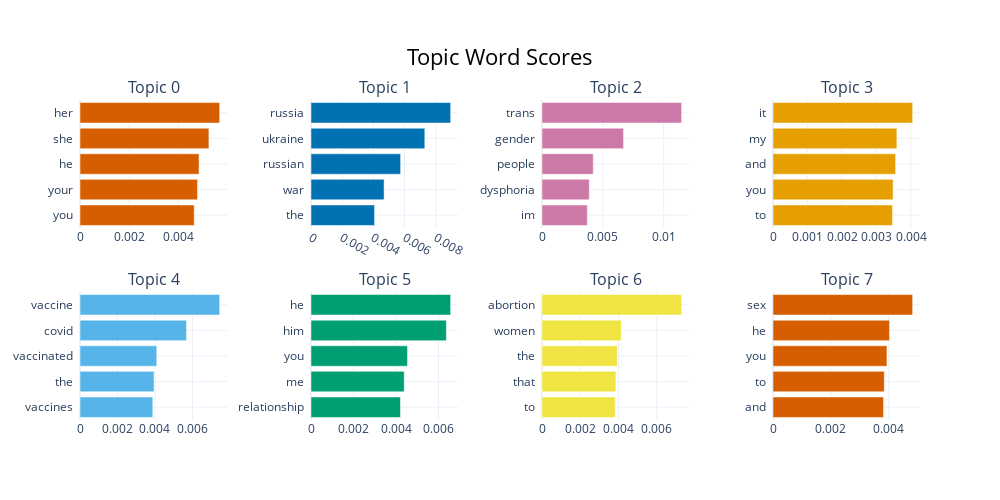

Notebook source saved alongside this figure:
### Code cell
bertopic.visualize_barchart()

### Figure 1 — Plotly figure (JSON) as saved in the notebook; plotly's stock layout.template omitted (floating-point values rounded to 4 significant figures)
{"data": [{"marker": {"color": "#D55E00"}, "orientation": "h", "type": "bar", "x": [0.004646, 0.00478, 0.004843, 0.005243, 0.00568], "xaxis": "x", "y": ["you  ", "your  ", "he  ", "she  ", "her  "], "yaxis": "y"}, {"marker": {"color": "#0072B2"}, "orientation": "h", "type": "bar", "x": [0.004076, 0.004687, 0.005747, 0.007299, 0.008956], "xaxis": "x2", "y": ["the  ", "war  ", "russian  ", "ukraine  ", "russia  "], "yaxis": "y2"}, {"marker": {"color": "#CC79A7"}, "orientation": "h", "type": "bar", "x": [0.003722, 0.003884, 0.004208, 0.006699, 0.01147], "xaxis": "x3", "y": ["im  ", "dysphoria  ", "people  ", "gender  ", "trans  "], "yaxis": "y3"}, {"marker": {"color": "#E69F00"}, "orientation": "h", "type": "bar", "x": [0.003464, 0.00348, 0.003552, 0.00359, 0.004047], "xaxis": "x4", "y": ["to  ", "you  ", "and  ", "my  ", "it  "], "yaxis": "y4"}, {"marker": {"color": "#56B4E9"}, "orientation": "h", "type": "bar", "x": [0.003883, 0.00395, 0.004096, 0.005679, 0.00745], "xaxis": "x5", "y": ["vaccines  ", "the  ", "vaccinated  ", "covid  ", "vaccine  "], "yaxis": "y5"}, {"marker": {"color": "#009E73"}, "orientation": "h", "type": "bar", "x": [0.004206, 0.004384, 0.004538, 0.006366, 0.006567], "xaxis": "x6", "y": ["relationship  ", "me  ", "you  ", "him  ", "he  "], "yaxis": "y6"}, {"marker": {"color": "#F0E442"}, "orientation": "h", "type": "bar", "x": [0.003825, 0.003862, 0.003932, 0.004148, 0.007299], "xaxis": "x7", "y": ["to  ", "that  ", "the  ", "women  ", "abortion  "], "yaxis": "y7"}, {"marker": {"color": "#D55E00"}, "orientation": "h", "type": "bar", "x": [0.00382, 0.003848, 0.00394, 0.004027, 0.004828], "xaxis": "x8", "y": ["and  ", "to  ", "you  ", "he  ", "sex  "], "yaxis": "y8"}], "layout": {"annotations": [{"font": {"size": 16}, "showarrow": false, "text": "Topic 0", "x": 0.0875, "xanchor": "center", "xref": "paper", "y": 1, "yanchor": "bottom", "yref": "paper"}, {"font": {"size": 16}, "showarrow": false, "text": "Topic 1", "x": 0.3625, "xanchor": "center", "xref": "paper", "y": 1, "yanchor": "bottom", "yref": "paper"}, {"font": {"size": 16}, "showarrow": false, "text": "Topic 2", "x": 0.6375, "xanchor": "center", "xref": "paper", "y": 1, "yanchor": "bottom", "yref": "paper"}, {"font": {"size": 16}, "showarrow": false, "text": "Topic 3", "x": 0.9125, "xanchor": "center", "xref": "paper", "y": 1, "yanchor": "bottom", "yref": "paper"}, {"font": {"size": 16}, "showarrow": false, "text": "Topic 4", "x": 0.0875, "xanchor": "center", "xref": "paper", "y": 0.4, "yanchor": "bottom", "yref": "paper"}, {"font": {"size": 16}, "showarrow": false, "text": "Topic 5", "x": 0.3625, "xanchor": "center", "xref": "paper", "y": 0.4, "yanchor": "bottom", "yref": "paper"}, {"font": {"size": 16}, "showarrow": false, "text": "Topic 6", "x": 0.6375, "xanchor": "center", "xref": "paper", "y": 0.4, "yanchor": "bottom", "yref": "paper"}, {"font": {"size": 16}, "showarrow": false, "text": "Topic 7", "x": 0.9125, "xanchor": "center", "xref": "paper", "y": 0.4, "yanchor": "bottom", "yref": "paper"}], "height": 500, "hoverlabel": {"bgcolor": "white", "font": {"family": "Rockwell", "size": 16}}, "showlegend": false, "title": {"font": {"color": "Black", "size": 22}, "text": "Topic Word Scores", "x": 0.5, "xanchor": "center", "yanchor": "top"}, "width": 1000, "xaxis": {"anchor": "y", "domain": [0, 0.175], "showgrid": true}, "xaxis2": {"anchor": "y2", "domain": [0.275, 0.45], "showgrid": true}, "xaxis3": {"anchor": "y3", "domain": [0.55, 0.725], "showgrid": true}, "xaxis4": {"anchor": "y4", "domain": [0.825, 1], "showgrid": true}, "xaxis5": {"anchor": "y5", "domain": [0, 0.175], "showgrid": true}, "xaxis6": {"anchor": "y6", "domain": [0.275, 0.45], "showgrid": true}, "xaxis7": {"anchor": "y7", "domain": [0.55, 0.725], "showgrid": true}, "xaxis8": {"anchor": "y8", "domain": [0.825, 1], "showgrid": true}, "yaxis": {"anchor": "x", "domain": [0.6, 1], "showgrid": true}, "yaxis2": {"anchor": "x2", "domain": [0.6, 1], "showgrid": true}, "yaxis3": {"anchor": "x3", "domain": [0.6, 1], "showgrid": true}, "yaxis4": {"anchor": "x4", "domain": [0.6, 1], "showgrid": true}, "yaxis5": {"anchor": "x5", "domain": [0, 0.4], "showgrid": true}, "yaxis6": {"anchor": "x6", "domain": [0, 0.4], "showgrid": true}, "yaxis7": {"anchor": "x7", "domain": [0, 0.4], "showgrid": true}, "yaxis8": {"anchor": "x8", "domain": [0, 0.4], "showgrid": true}}}
